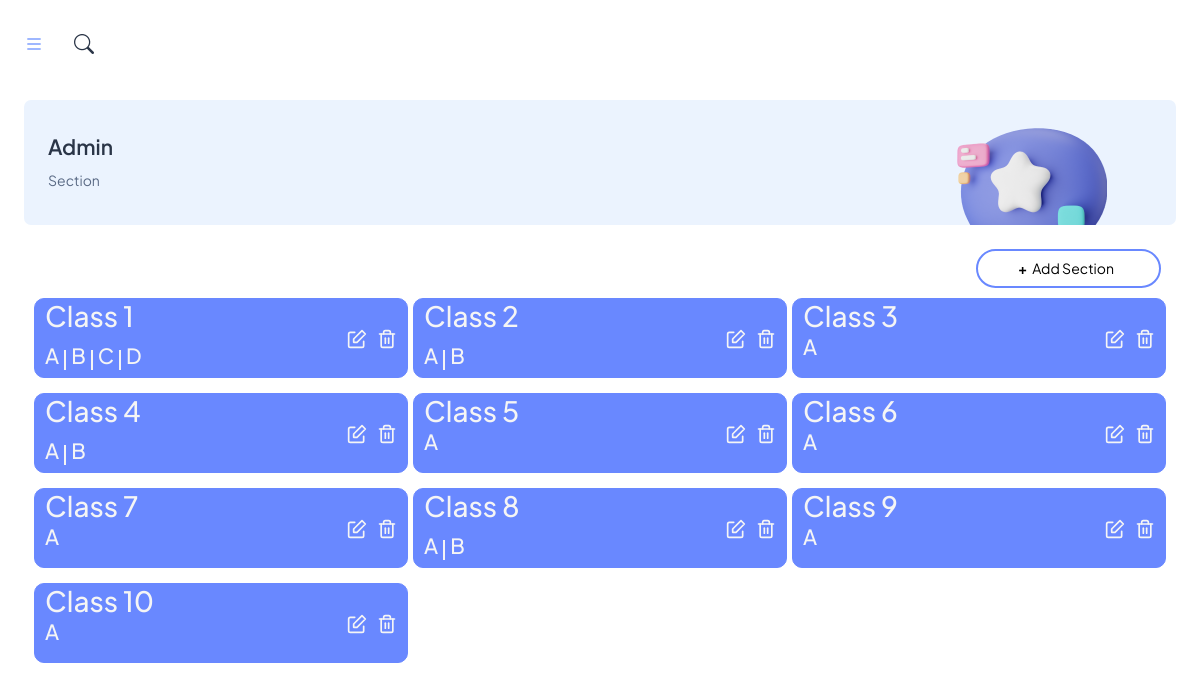
The app's page /sections/ (signed in) with its own data.
### sms/models.py (models this page shows, shortened)
class Class(models.Model):
    name = models.CharField(max_length=10)

class Section(models.Model):
    name = models.CharField(max_length=50)
    class_linked = models.ForeignKey(Class, on_delete=models.SET_NULL, null=True, default=None)

### sms/views.py (the view)
# urls.py: path('sections/', sections, name='sections'),
@superuser_required
def sections(request):
    classes = Class.objects.all()
    classes_with_sections = Class.objects.filter(section__isnull=False).distinct()
    sorted_classes = sorted(classes_with_sections, key=lambda x: int(x.name))
    sections_by_class = {}
    for class_obj in sorted_classes:
        sections = Section.objects.filter(class_linked=class_obj).order_by('name')
        sections_by_class[class_obj] = sections
    if request.method == 'POST':
        form = SectionForm(request.POST)
        if form.is_valid():
            class_id = form.cleaned_data['class_linked']
            section_name = form.cleaned_data['name']
            if Section.objects.filter(class_linked=class_id, name=section_name).exists():
                messages.error(request, f'Section "{section_name}" for class "{class_id.name}" already exists.')
            else:
                form.save()
                return redirect('sections')
    else:
        form = SectionForm()
    return render(request, 'Admin/sections.html', {'form': form,'classes': classes,'sections_by_class': sections_by_class})

### sms/views.py (called while the page is built)
def superuser_required(view_func):
    def check_user_is_superuser(user):
        return user.is_authenticated and user.is_superuser
    @wraps(view_func)
    def wrapped_view(request, *args, **kwargs):
        if not request.user.is_authenticated:
            return login_required(lambda x: x)(request, *args, **kwargs)
        if not check_user_is_superuser(request.user):
            messages.error(request, "You do not have Admin permissions to access this page.")
            return redirect('home')
        return view_func(request, *args, **kwargs)
    return login_required(wrapped_view)

### sms/templates/Admin/sections.html (shortened to what this page needs)
{% extends 'base.html' %}
{% load static %}
{% block content %}
<div
  class="page-wrapper"
  id="main-wrapper"
  data-layout="vertical"
  data-sidebartype="full"
  data-sidebar-position="fixed"
  data-header-position="fixed"
>
  <div class="body-wrapper">
    {% include 'includes/navbar.html' %}
    <div class="container-fluid">
      <div class="card bg-info-subtle shadow-none position-relative overflow-hidden mb-4">
        <div class="card-body px-4 py-3">
          <div class="row align-items-center">
            <div class="col-9">
              <h4 class="fw-semibold mb-8">Admin</h4>
              <nav aria-label="breadcrumb">
                <ol class="breadcrumb">
                  <li class="breadcrumb-item" aria-current="page">Section</li>
                </ol>
              </nav>
            </div>
            <div class="col-3">
              <div class="text-center mb-n5">
                <img
                  src="/static/assets/images/ChatBc.png"
                  alt=""
                  class="img-fluid mb-n4"
                />
              </div>
            </div>
          </div>
        </div>
      </div>
      <div class="right-container">
          <div class="main-content">
              <div class="admin-section">
                  <div class="section-button">
                      <div class="add-button">
                          <button type="button" onclick="document.getElementById('id01').style.display = 'block'">
                              <span aria-hidden="true" id="add-section-symbol"><strong>+</strong></span>
                              <span>Add Section</span>
                          </button>
                      </div>
                  </div>
                  <div class="created-section-container" id="section-list">
                      {% for class_obj, sections in sections_by_class.items %}
                      <div class="created-section">
                          <div class="section-name-container">
                              <div class="class-name">
                                  <h2>Class {{ class_obj.name }}</h2>
                              </div>
                              <div class="section-name" id="section-names-{{ class_obj.id }}">
                                  {% for section in sections %}
                                  <h4>{{ section.name }}</h4>
                                  {% if not forloop.last %}
                                  <hr>
                                  {% endif %}
                                  {% endfor %}
                              </div>
                          </div>
                          <div class="section-functions">
                              <div class="section-edit"
                                  onclick="showEditForm('{{ class_obj.id }}', '{{ class_obj.name }}')">
                              </div>
                              <div class="section-delete" onclick="toggleSections('{{ class_obj.id }}')">
                              </div>
                          </div>
                      </div>
                      {% endfor %}
                  </div>
              </div>
          </div>
      </div>
  </div>
    </div>
</div>
{% endblock %}

### sms/templates/base.html (shortened to what this page needs)
{% load static %}
<!DOCTYPE html>
<html lang="en">
  <head>
    <link rel="stylesheet" href="{% static 'sms/css/Adminpanel.css' %}"/>
    <link rel="stylesheet" href="{% static 'sms/css/Nteachering.css' %}"/>
    <link rel="stylesheet" href="{% static 'sms/css/Studentpanel.CSS' %}"/>
    <link rel="stylesheet" href="{% static 'sms/css/Teacherpanel.css' %}"/>
    <link rel="stylesheet" href="{% static 'sms/css/Parentpanel.css' %}"/>
    <link
      href="https://cdn.jsdelivr.net/npm/bootstrap@5.3.0/assets/css/bootstrap.min.css"
      rel="stylesheet"
    />
    <link
      rel="stylesheet"
      href="https://cdn.jsdelivr.net/npm/bootstrap-icons@1.10.5/font/bootstrap-icons.css"
    />
    <link
      rel="stylesheet"
      href="https://cdn.jsdelivr.net/npm/bootstrap@5.0.0-beta1/assets/css/bootstrap.min.css"
    />
    <link
      rel="stylesheet"
      href="https://cdn.jsdelivr.net/npm/bootstrap@5.0.0-beta1/assets/js/bootstrap.bundle.min.js"
    />
    <link
      rel="stylesheet"
      href="https://cdnjs.cloudflare.com/ajax/libs/jquery/3.2.1/jquery.min.js"
    />
    <link
      rel="stylesheet"
      href="https://use.fontawesome.com/releases/v5.7.2/css/all.css"
    />
    <link
      id="themeColors"
      rel="stylesheet"
      href="{% static 'assets/css/styles.css' %}"
    />
  </head>
  <body>
    {% block content %} {% endblock %}
  </body>
</html>

### sms/templates/Admin/sidebar.html (shortened to what this page needs)
{% load static %}

### sms/templates/includes/navbar.html (shortened to what this page needs)
{% load static %}
<header class="topbar">
  <nav
    class="navbar navbar-expand-lg navbar-light"
    style="background-color: white"
  >
    <ul class="navbar-nav">
      <li class="nav-item">
        <a
          class="nav-link sidebartoggler nav-icon-hover ms-n3"
          id="headerCollapse"
          href="javascript:void(0)"
        >
          <i class="bi bi-list text-primary"></i>
        </a>
      </li>
      <li class="nav-item d-none d-lg-block">
        <a
          class="nav-link nav-icon-hover"
          href="javascript:void(0)"
          data-bs-toggle="modal"
          data-bs-target="#exampleModal"
        >
          <i class="bi bi-search"></i>
        </a>
      </li>
    </ul>
    <div
      class="navbar-collapse justify-content-end collapse"
      id="navbarNav"
      style="height: 70px"
    >
    </div>
  </nav>
</header>

### public/static/sms/css/Adminpanel.css (style rules this page uses)
.add-button button span#add-section-symbol { transition: transform 0.2s ease-in-out; }

### records on screen
Class: name "1"
Section: name "A"
Section: name "B"
Section: name "C"
Section: name "D"
Class: name "2"
Section: name "A"
Section: name "B"
Class: name "3"
Section: name "A"
Class: name "4"
Section: name "A"
Section: name "B"
Class: name "5"
Section: name "A"
Class: name "6"
Section: name "A"
Class: name "7"
Section: name "A"
Class: name "8"
Section: name "A"
Section: name "B"
Class: name "9"
Section: name "A"
Class: name "10"
Section: name "A"
